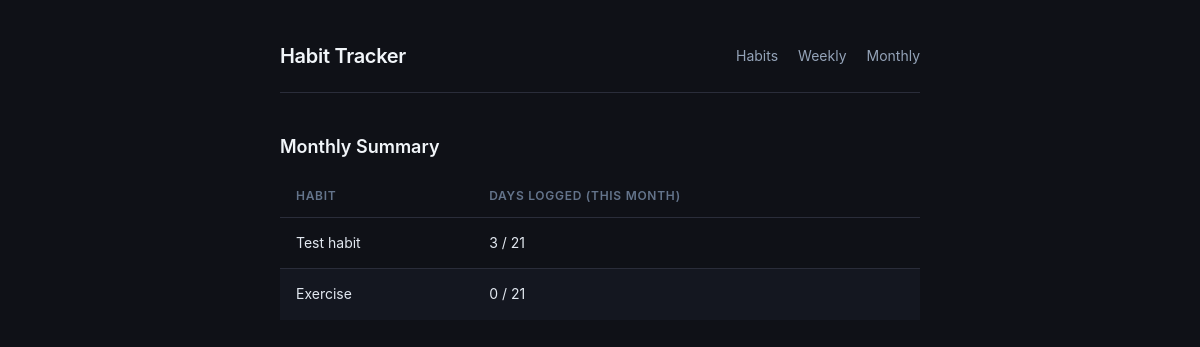
The app's page /monthly, older data.
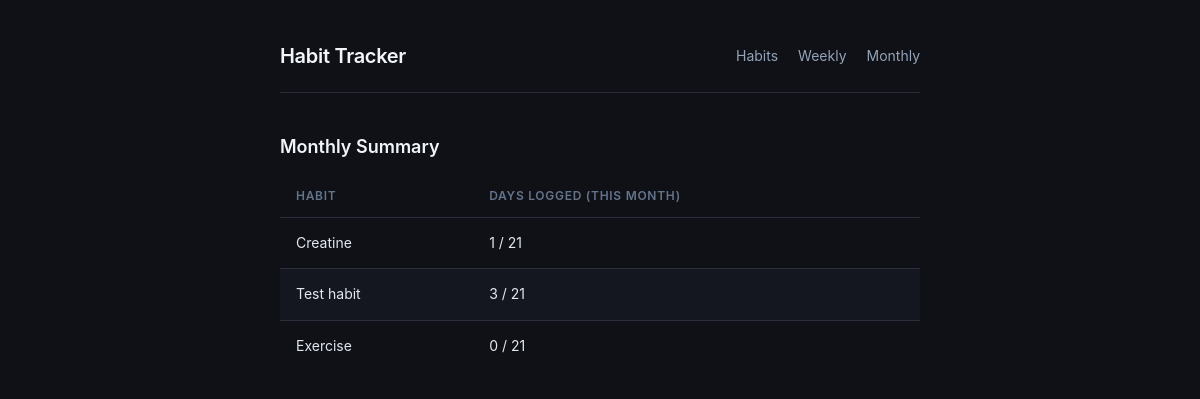
The same page, newer data.
### tables this page shows
CREATE TABLE habits (
            id INTEGER PRIMARY KEY AUTOINCREMENT,
            name TEXT NOT NULL UNIQUE,
            created_at DATE DEFAULT (DATE('now'))
        );

### app.py (the view)
@app.route("/monthly")
def monthly_summary():
    summary = get_monthly_summary()
    return render_template("monthly.html", summary=summary)

### database.py (called while the page is built)
def get_connection():
    conn = sqlite3.connect(DB_NAME)
    conn.row_factory = sqlite3.Row
    return conn

def get_monthly_summary():
    conn = get_connection()
    today = date.today()
    month_start = today.replace(day=1)
    days_in_month = (today - month_start).days + 1
    habits = conn.execute("SELECT * FROM habits ORDER BY created_at DESC").fetchall()
    summary = []
    for habit in habits:
        count = conn.execute(
            "SELECT COUNT(*) FROM logs WHERE habit_id = ? AND logged_date BETWEEN ? AND ?",
            (habit["id"], month_start.isoformat(), today.isoformat())
        ).fetchone()[0]
        summary.append({"name": habit["name"], "count": count, "out_of": days_in_month})
    conn.close()
    return summary

### templates/monthly.html (shortened to what this page needs)
{% extends "base.html" %}
{% block content %}
<h2>Monthly Summary</h2>
{% if summary %}
<table>
    <thead>
        <tr>
            <th>Habit</th>
            <th>Days logged (this month)</th>
        </tr>
    </thead>
    <tbody>
        {% for row in summary %}
        <tr>
            <td>{{ row["name"] }}</td>
            <td>{{ row["count"] }} / {{ row["out_of"] }}</td>
        </tr>
        {% endfor %}
    </tbody>
</table>
{% else %}
<p class="empty">No habits yet. <a href="/">Add some!</a></p>
{% endif %}
{% endblock %}

Row changes from the older to the newer data that the page shows:
added habits: name "Creatine", count "1", out_of "21"
